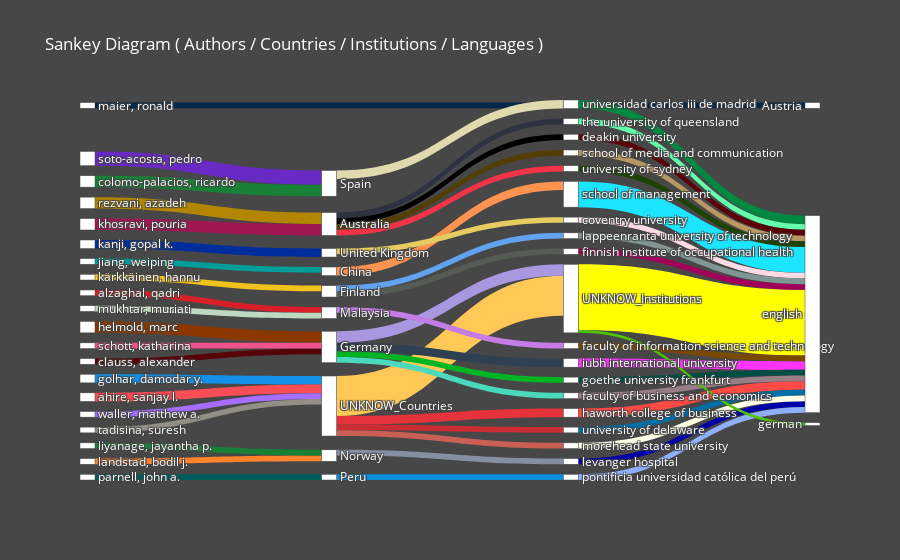

This figure's notebook cell:
### Code cell
# Sankey Diagram (An interactive plot)
# Arguments: view  = 'notebook', 'browser' ('notebook' -> To plot in your prefered Notebook App. 'browser' -> To plot in your prefered browser window);
#            entry = a list of any length of the following keys -> 'aut', 'cout', 'inst', 'jou', 'kwa', 'kwp', 'lan';
#            topn  = Total number entities
bibfile.sankey_diagram(view = 'notebook', entry = ['aut', 'cout', 'inst', 'lan'], topn = 20)

# PS: The white bars can be dragged

### Figure 1 — Plotly figure (JSON) as saved in the notebook; plotly's stock layout.template omitted (floating-point values rounded to 4 significant figures; data arrays with more than 128 entries replaced by an {"elided": "..."} marker saying what was removed)
{"data": [{"arrangement": "freeform", "link": {"color": {"elided": "1109 str values"}, "source": [0, 3, 1, 2, 4, 6, 8, 5, 31, 11, 20, 39, 15, 24, 7, 29, 28, 27, 22, 14, 1770, 1104, 1770, 1104, 1067, 1087, 1770, 1085, 1077, 1111, 1091, 1770, 1101, 1111, 1068, 1104, 1104, 1111, 1091, 1111, 1771, 1220, 1325, 1560, 1250, 1179, 1184, 1410, 1513, 1553, 1370, 1490, 1168, 1728, 1331, 1446, 1142, 1698, 1526, 1771], "target": [1067, 1111, 1067, 1111, 1104, 1770, 1770, 1101, 1087, 1770, 1085, 1104, 1104, 1095, 1068, 1091, 1077, 1077, 1068, 1770, 1771, 1771, 1560, 1325, 1250, 1220, 1179, 1728, 1553, 1370, 1142, 1698, 1410, 1490, 1513, 1168, 1331, 1526, 1184, 1446, 1766, 1766, 1766, 1766, 1766, 1766, 1766, 1766, 1766, 1766, 1766, 1766, 1766, 1766, 1766, 1766, 1766, 1766, 1766, 1767], "value": [5, 4, 4, 4, 4, 3, 3, 3, 2, 2, 2, 2, 2, 2, 2, 2, 2, 2, 2, 2, 14, 4, 3, 3, 3, 3, 2, 2, 2, 2, 2, 2, 2, 2, 2, 2, 2, 2, 2, 2, 23, 9, 3, 3, 3, 2, 2, 2, 2, 2, 2, 2, 2, 2, 2, 2, 2, 2, 2, 1]}, "node": {"color": "white", "label": {"elided": "1773 str values"}, "pad": 10, "thickness": 15}, "type": "sankey"}], "layout": {"font": {"color": "white", "size": 12}, "hovermode": "closest", "paper_bgcolor": "#474747", "title": {"text": "Sankey Diagram ( Authors / Countries / Institutions / Languages )"}}}
